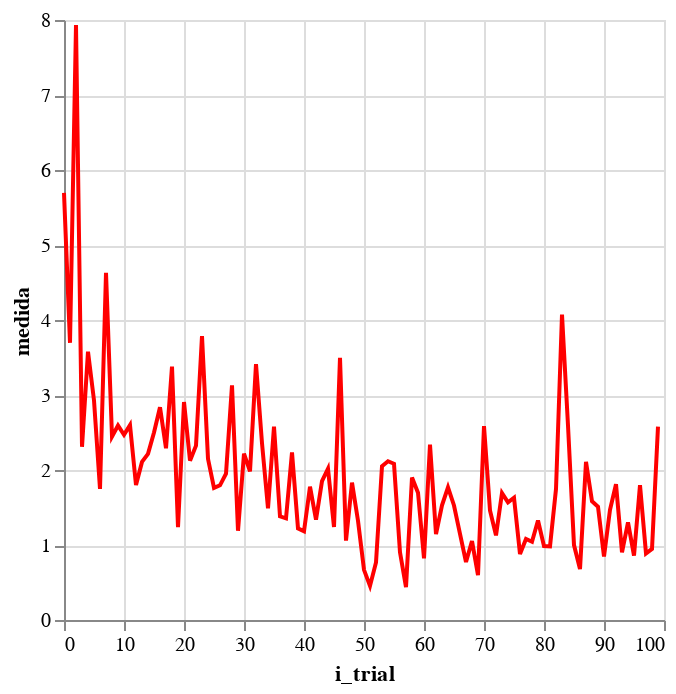

The notebook cell saved with this chart:
### Code cell
alt.Chart(df.groupby(['i_trial'])['medida'].mean().reset_index()).mark_line(color = 'red').encode(
    x = 'i_trial',
    y = 'medida'
)

### Figure 1 — Vega-Lite specification as saved in the notebook (floating-point values rounded to 4 significant figures)
{"config": {"view": {"continuousWidth": 300, "continuousHeight": 300}}, "data": {"name": "data-ed5d7698e9f7bc23df88862770690696"}, "mark": {"type": "line", "color": "red"}, "encoding": {"x": {"field": "i_trial", "type": "quantitative"}, "y": {"field": "medida", "type": "quantitative"}}, "$schema": "https://vega.github.io/schema/vega-lite/v5.17.0.json", "datasets": {"data-ed5d7698e9f7bc23df88862770690696": [{"i_trial": 0, "medida": 5.694}, {"i_trial": 1, "medida": 3.696}, {"i_trial": 2, "medida": 7.934}, {"i_trial": 3, "medida": 2.309}, {"i_trial": 4, "medida": 3.577}, {"i_trial": 5, "medida": 2.929}, {"i_trial": 6, "medida": 1.749}, {"i_trial": 7, "medida": 4.63}, {"i_trial": 8, "medida": 2.445}, {"i_trial": 9, "medida": 2.594}, {"i_trial": 10, "medida": 2.469}, {"i_trial": 11, "medida": 2.598}, {"i_trial": 12, "medida": 1.799}, {"i_trial": 13, "medida": 2.108}, {"i_trial": 14, "medida": 2.215}, {"i_trial": 15, "medida": 2.501}, {"i_trial": 16, "medida": 2.837}, {"i_trial": 17, "medida": 2.289}, {"i_trial": 18, "medida": 3.378}, {"i_trial": 19, "medida": 1.238}, {"i_trial": 20, "medida": 2.907}, {"i_trial": 21, "medida": 2.125}, {"i_trial": 22, "medida": 2.325}, {"i_trial": 23, "medida": 3.785}, {"i_trial": 24, "medida": 2.149}, {"i_trial": 25, "medida": 1.761}, {"i_trial": 26, "medida": 1.796}, {"i_trial": 27, "medida": 1.952}, {"i_trial": 28, "medida": 3.129}, {"i_trial": 29, "medida": 1.19}, {"i_trial": 30, "medida": 2.218}, {"i_trial": 31, "medida": 1.983}, {"i_trial": 32, "medida": 3.411}, {"i_trial": 33, "medida": 2.358}, {"i_trial": 34, "medida": 1.488}, {"i_trial": 35, "medida": 2.579}, {"i_trial": 36, "medida": 1.383}, {"i_trial": 37, "medida": 1.355}, {"i_trial": 38, "medida": 2.234}, {"i_trial": 39, "medida": 1.222}, {"i_trial": 40, "medida": 1.184}, {"i_trial": 41, "medida": 1.778}, {"i_trial": 42, "medida": 1.339}, {"i_trial": 43, "medida": 1.852}, {"i_trial": 44, "medida": 2.018}, {"i_trial": 45, "medida": 1.24}, {"i_trial": 46, "medida": 3.494}, {"i_trial": 47, "medida": 1.058}, {"i_trial": 48, "medida": 1.832}, {"i_trial": 49, "medida": 1.324}, {"i_trial": 50, "medida": 0.6689}, {"i_trial": 51, "medida": 0.4547}, {"i_trial": 52, "medida": 0.7661}, {"i_trial": 53, "medida": 2.051}, {"i_trial": 54, "medida": 2.117}, {"i_trial": 55, "medida": 2.083}, {"i_trial": 56, "medida": 0.9029}, {"i_trial": 57, "medida": 0.4392}, {"i_trial": 58, "medida": 1.9}, {"i_trial": 59, "medida": 1.698}, {"i_trial": 60, "medida": 0.8209}, {"i_trial": 61, "medida": 2.337}, {"i_trial": 62, "medida": 1.145}, {"i_trial": 63, "medida": 1.529}, {"i_trial": 64, "medida": 1.768}, {"i_trial": 65, "medida": 1.527}, {"i_trial": 66, "medida": 1.147}, {"i_trial": 67, "medida": 0.7731}, {"i_trial": 68, "medida": 1.051}, {"i_trial": 69, "medida": 0.5986}, {"i_trial": 70, "medida": 2.586}, {"i_trial": 71, "medida": 1.46}, {"i_trial": 72, "medida": 1.128}, {"i_trial": 73, "medida": 1.692}, {"i_trial": 74, "medida": 1.57}, {"i_trial": 75, "medida": 1.631}, {"i_trial": 76, "medida": 0.8801}, {"i_trial": 77, "medida": 1.079}, {"i_trial": 78, "medida": 1.043}, {"i_trial": 79, "medida": 1.327}, {"i_trial": 80, "medida": 0.9852}, {"i_trial": 81, "medida": 0.9824}, {"i_trial": 82, "medida": 1.747}, {"i_trial": 83, "medida": 4.073}, {"i_trial": 84, "medida": 2.593}, {"i_trial": 85, "medida": 0.9989}, {"i_trial": 86, "medida": 0.6791}, {"i_trial": 87, "medida": 2.108}, {"i_trial": 88, "medida": 1.582}, {"i_trial": 89, "medida": 1.509}, {"i_trial": 90, "medida": 0.8478}, {"i_trial": 91, "medida": 1.469}, {"i_trial": 92, "medida": 1.809}, {"i_trial": 93, "medida": 0.9027}, {"i_trial": 94, "medida": 1.301}, {"i_trial": 95, "medida": 0.8576}, {"i_trial": 96, "medida": 1.798}, {"i_trial": 97, "medida": 0.8864}, {"i_trial": 98, "medida": 0.9481}, {"i_trial": 99, "medida": 2.579}]}}
